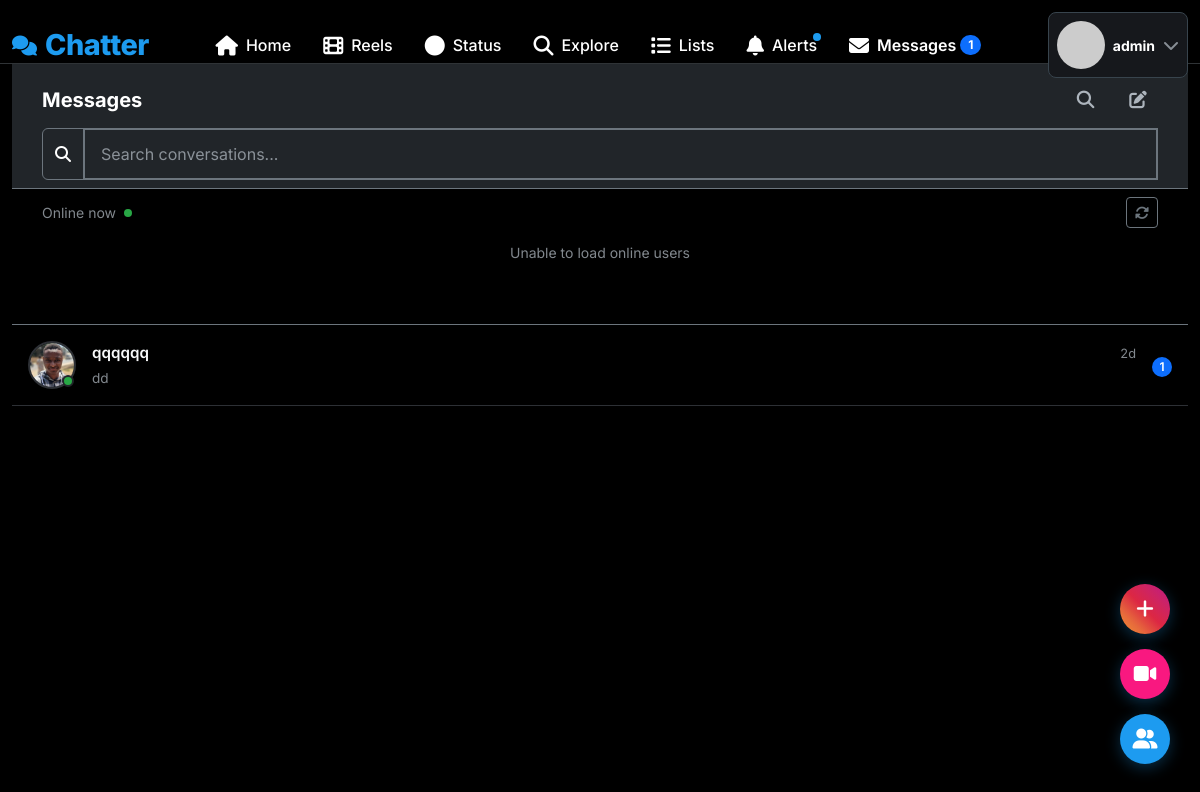
Screenshot of /messages (signed in) with the database file from the repository.
### app.py (models this page shows, shortened)
class User(UserMixin, db.Model):
    id = db.Column(db.Integer, primary_key=True)
    username = db.Column(db.String(80), unique=True, nullable=False, index=True)
    email = db.Column(db.String(120), unique=True, nullable=False, index=True)
    password_hash = db.Column(db.String(200), nullable=False)
    bio = db.Column(db.String(500))
    location = db.Column(db.String(100))
    website = db.Column(db.String(200))
    profile_picture = db.Column(db.String(200), default='default.jpg')
    cover_picture = db.Column(db.String(200), default='default_cover.jpg')
    is_admin = db.Column(db.Boolean, default=False)
    created_at = db.Column(db.DateTime, default=datetime.utcnow)
    is_online = db.Column(db.Boolean, default=False)
    last_seen = db.Column(db.DateTime, default=datetime.utcnow)
    is_verified = db.Column(db.Boolean, default=False)
    posts = db.relationship('Post', backref='author', lazy='dynamic', cascade='all, delete-orphan')
    likes = db.relationship('Like', backref='user', lazy='dynamic', cascade='all, delete-orphan')
    comments = db.relationship('Comment', backref='author', lazy='dynamic', cascade='all, delete-orphan')
    notifications = db.relationship('Notification', backref='user', lazy='dynamic', cascade='all, delete-orphan')
    sent_messages = db.relationship('Message', foreign_keys='Message.sender_id', backref='sender', lazy='dynamic')
    received_messages = db.relationship('Message', foreign_keys='Message.receiver_id', backref='receiver', lazy='dynamic')
    bookmarks = db.relationship('Bookmark', backref='user', lazy='dynamic', cascade='all, delete-orphan')
    reports_made = db.relationship('Report', foreign_keys='Report.reporter_id', backref='reporter', lazy='dynamic')
    reports_received = db.relationship('Report', foreign_keys='Report.reported_id', backref='reported', lazy='dynamic')
    pinned_posts = db.relationship('PinnedPost', backref='user', lazy='dynamic', cascade='all, delete-orphan')
    created_lists = db.relationship('UserList', backref='creator', lazy='dynamic', cascade='all, delete-orphan')
    list_subscriptions = db.relationship('ListSubscriber', backref='subscriber', lazy='dynamic', cascade='all, delete-orphan')
    list_memberships = db.relationship('ListMember', backref='member', lazy='dynamic', cascade='all, delete-orphan')
    reels = db.relationship('Reel', backref='user', lazy='dynamic', cascade='all, delete-orphan')
    reel_likes = db.relationship('ReelLike', backref='liker', lazy='dynamic', cascade='all, delete-orphan')
    reel_comments = db.relationship('ReelComment', backref='author', lazy='dynamic', cascade='all, delete-orphan')
    reel_views = db.relationship('ReelView', backref='viewer', lazy='dynamic', cascade='all, delete-orphan')
    statuses = db.relationship('Status', backref='user', lazy='dynamic', cascade='all, delete-orphan')
    status_views = db.relationship('StatusView', backref='viewer', lazy='dynamic', cascade='all, delete-orphan')
    followed = db.relationship(
        'User', secondary=followers,
        primaryjoin=(followers.c.follower_id == id),
        secondaryjoin=(followers.c.followed_id == id),
        backref=db.backref('followers', lazy='dynamic'), lazy='dynamic')
    blocked = db.relationship(
        'User', secondary=blocked_users,
        primaryjoin=(blocked_users.c.blocker_id == id),
        secondaryjoin=(blocked_users.c.blocked_id == id),
        backref=db.backref('blocked_by', lazy='dynamic'), lazy='dynamic')
    def get_unread_message_count(self):
        return Message.query.filter_by(receiver_id=self.id, is_read=False).count()
    def get_unread_notification_count(self):
        return Notification.query.filter_by(user_id=self.id, is_read=False).count()

class Message(db.Model):
    id = db.Column(db.Integer, primary_key=True)
    sender_id = db.Column(db.Integer, db.ForeignKey('user.id'), nullable=False)
    receiver_id = db.Column(db.Integer, db.ForeignKey('user.id'), nullable=False)
    content = db.Column(db.Text, nullable=False)
    is_read = db.Column(db.Boolean, default=False)
    created_at = db.Column(db.DateTime, default=datetime.utcnow, index=True)

### app.py (the view)
@app.route('/messages')
@login_required
def messages():
    blocked_ids = [b.id for b in current_user.blocked.all()]
    sent_to = db.session.query(Message.receiver_id).filter(
        Message.sender_id == current_user.id,
        ~Message.receiver_id.in_(blocked_ids)
    ).distinct()
    received_from = db.session.query(Message.sender_id).filter(
        Message.receiver_id == current_user.id,
        ~Message.sender_id.in_(blocked_ids)
    ).distinct()
    conversation_ids = set([id[0] for id in sent_to] + [id[0] for id in received_from])
    conversations = []
    for user_id in conversation_ids:
        if user_id == current_user.id:
            continue
        user = User.query.get(user_id)
        if not user:
            continue
        last_message = Message.query.filter(
            or_(
                (Message.sender_id == current_user.id) & (Message.receiver_id == user_id),
                (Message.sender_id == user_id) & (Message.receiver_id == current_user.id)
            )
        ).order_by(Message.created_at.desc()).first()
        if not last_message:
            continue
        unread_count = Message.query.filter_by(
            sender_id=user_id,
            receiver_id=current_user.id,
            is_read=False
        ).count()
        conversations.append({
            'user': user,
            'last_message': last_message,
            'unread_count': unread_count,
            'last_active': max(user.last_seen, last_message.created_at)
        })
    conversations.sort(key=lambda x: x['last_message'].created_at, reverse=True)
    return render_template('messages.html', conversations=conversations)

### templates/messages.html (shortened to what this page needs)
{% extends "base.html" %}
{% block content %}
<div class="row h-100">
    <div class="col-12">
        <div class="sticky-top bg-dark pt-3 pb-2 border-bottom border-secondary z-3">
            <div class="container">
                <div class="d-flex justify-content-between align-items-center">
                    <h5 class="fw-bold mb-0">Messages</h5>
                    <div>
                        <button class="btn action-btn me-2" id="quickSearchBtn" title="Search conversations" data-bs-toggle="modal" data-bs-target="#quickSearchModal">
                            <i class="fas fa-search"></i>
                        </button>
                        <button class="btn action-btn" id="newConversationBtn" title="New conversation" data-bs-toggle="modal" data-bs-target="#newConversationModal">
                            <i class="fas fa-edit"></i>
                        </button>
                    </div>
                </div>
                <div class="mt-2" id="conversationSearchContainer">
                    <div class="input-group">
                        <span class="input-group-text bg-dark border-secondary text-white">
                            <i class="fas fa-search"></i>
                        </span>
                        <input type="text" id="conversationSearch" class="form-control bg-dark text-white border-secondary"
                               placeholder="Search conversations...">
                    </div>
                </div>
            </div>
        </div>
        <div class="border-bottom border-secondary">
            <div class="container py-2">
                <div class="d-flex align-items-center mb-2">
                    <small class="text-muted me-2">Online now</small>
                    <span class="online-dot me-2"></span>
                    <button class="btn btn-sm btn-outline-secondary" id="refreshOnlineUsers" title="Refresh">
                        <i class="fas fa-sync-alt"></i>
                    </button>
                </div>
                <div class="d-flex overflow-auto py-1" id="onlineUsers">
                </div>
            </div>
        </div>
        <div class="conversations-list">
            {% if conversations %}
            {% for conv in conversations %}
            <a href="{{ url_for('conversation', user_id=conv.user.id) }}" class="conversation-link text-decoration-none" data-user-id="{{ conv.user.id }}">
                <div class="conversation-item">
                    <div class="d-flex align-items-center p-3">
                        <div class="position-relative me-3">
                            <img src="{{ url_for('static', filename='uploads/profiles/' + conv.user.profile_picture) }}"
                                 class="conversation-avatar rounded-circle"
                                 alt="{{ conv.user.username }}"
                                 onerror="this.src='https://ui-avatars.com/api/?name={{ conv.user.username }}&background=1d9bf0&color=fff&size=128'">
                            {% if conv.user.is_online %}
                            <span class="online-indicator"></span>
                            {% endif %}
                        </div>
                        <div class="flex-grow-1">
                            <div class="d-flex justify-content-between align-items-center mb-1">
                                <div class="d-flex align-items-center">
                                    <span class="conversation-username fw-semibold">{{ conv.user.username }}</span>
                                </div>
                                {% if conv.last_message %}
                                <span class="conversation-time text-muted small">
                                    {{ conv.last_message.created_at|time_ago }}
                                </span>
                                {% endif %}
                            </div>
                            {% if conv.last_message %}
                            <div class="conversation-preview text-muted text-truncate">
                                {{ conv.last_message.content|truncate(60) }}
                            </div>
                            {% else %}
                            <div class="conversation-preview text-muted">
                                Start a conversation
                            </div>
                            {% endif %}
                        </div>
                        {% if conv.unread_count > 0 %}
                        <div class="ms-3">
                            <span class="unread-badge">{{ conv.unread_count }}</span>
                        </div>
                        {% endif %}
                    </div>
                </div>
            </a>
            {% endfor %}
            {% endif %}
        </div>
    </div>
</div>
{% endblock %}

### templates/base.html (shortened to what this page needs)
<!DOCTYPE html>
<html lang="en" data-bs-theme="dark">
<head>
    <link href="https://cdn.jsdelivr.net/npm/bootstrap@5.3.0/dist/css/bootstrap.min.css" rel="stylesheet">
    <link href="https://cdnjs.cloudflare.com/ajax/libs/font-awesome/6.4.0/css/all.min.css" rel="stylesheet">
</head>
<body>
    <nav class="top-nav">
        <div class="container-fluid">
            <div class="row align-items-center">
                <div class="col">
                    <div class="d-flex align-items-center justify-content-between">
                        <a href="{{ url_for('feed') if current_user.is_authenticated else url_for('login') }}" class="text-decoration-none">
                            <div class="d-flex align-items-center">
                                <i class="fas fa-comments fa-lg me-2" style="color: var(--primary-color);"></i>
                                <span class="logo">Chatter</span>
                            </div>
                        </a>
                        {% if current_user.is_authenticated %}
                        <div class="d-none d-md-flex align-items-center">
                            <a class="nav-link {% if request.endpoint == 'feed' %}active{% endif %}" href="{{ url_for('feed') }}">
                                <i class="fas fa-home fa-lg me-2"></i>
                                <span>Home</span>
                            </a>
                            <a class="nav-link {% if request.endpoint == 'reels_feed' %}active{% endif %}" href="{{ url_for('reels_feed') }}">
                                <i class="fas fa-film fa-lg me-2"></i>
                                <span>Reels</span>
                            </a>
                            <a class="nav-link {% if request.endpoint == 'status_feed' %}active{% endif %}" href="{{ url_for('status_feed') }}">
                                <i class="fas fa-circle fa-lg me-2"></i>
                                <span>Status</span>
                            </a>
                            <a class="nav-link {% if request.endpoint == 'search' %}active{% endif %}" href="{{ url_for('search') }}">
                                <i class="fas fa-search fa-lg me-2"></i>
                                <span>Explore</span>
                            </a>
                            <a class="nav-link {% if request.endpoint == 'lists' %}active{% endif %}" href="{{ url_for('lists') }}">
                                <i class="fas fa-list fa-lg me-2"></i>
                                <span>Lists</span>
                            </a>
                            <a class="nav-link {% if request.endpoint == 'notifications' %}active{% endif %}" href="{{ url_for('notifications') }}">
                                <i class="fas fa-bell fa-lg me-2"></i>
                                <span>Alerts</span>
                                {% if current_user.get_unread_notification_count() > 0 %}
                                    <span class="notification-dot"></span>
                                {% endif %}
                            </a>
                            <a class="nav-link {% if request.endpoint == 'messages' %}active{% endif %}" href="{{ url_for('messages') }}">
                                <i class="fas fa-envelope fa-lg me-2"></i>
                                <span>Messages</span>
                                {% if current_user.get_unread_message_count() > 0 %}
                                    <span class="badge bg-primary rounded-pill ms-1">{{ current_user.get_unread_message_count() }}</span>
                                {% endif %}
                            </a>
                        </div>
                        {% endif %}
                        {% if current_user.is_authenticated %}
                        <div class="dropdown">
                            <button class="btn d-flex align-items-center text-decoration-none p-2 rounded-3 {% if current_user and has_active_status(current_user.id) %}has-status-indicator{% endif %}"
                                    style="background: var(--card-color); border: 1px solid var(--border-light); color: var(--text-primary);"
                                    type="button" data-bs-toggle="dropdown">
                                <div class="profile-with-status">
                                    <img src="{{ get_user_avatar_url(current_user) }}"
                                         class="profile-img-with-ring avatar-sm me-2">
                                </div>
                                <span class="fw-bold small">{{ current_user.username }}</span>
                                <i class="fas fa-chevron-down text-muted ms-2"></i>
                            </button>
                        </div>
                        {% else %}
                        <div class="d-flex gap-2">
                            <a href="{{ url_for('login') }}" class="btn btn-outline-primary btn-sm">Login</a>
                            <a href="{{ url_for('signup') }}" class="btn btn-primary btn-sm">Sign Up</a>
                        </div>
                        {% endif %}
                    </div>
                </div>
            </div>
        </div>
    </nav>
    <div class="main-content">
        <div class="container-fluid">
            {% block content %}{% endblock %}
        </div>
    </div>
    {% if current_user.is_authenticated %}
    <div class="bottom-right-widget">
        <button class="widget-btn create-status" onclick="createStatus()" title="Create Status">
            <i class="fas fa-plus"></i>
        </button>
        <button class="widget-btn create-reel" onclick="uploadReel()" title="Upload Reel">
            <i class="fas fa-video"></i>
        </button>
        <button class="widget-btn" onclick="toggleFollowersStatus()" title="Friends' Status">
            <i class="fas fa-user-friends"></i>
        </button>
    </div>
    {% endif %}
    <div id="toast-container" class="toast-container position-fixed top-0 end-0 p-3"></div>
</body>
</html>

### rows the page displays
User: get_unread_message_count "1", username "admin"
User: profile_picture (picture), is_online True (drawn), user.username "qqqqqq"
Message: last_message.created_at "2d", last_message.content "dd"

### other values shown
{{ conv.unread_count }} "1"
